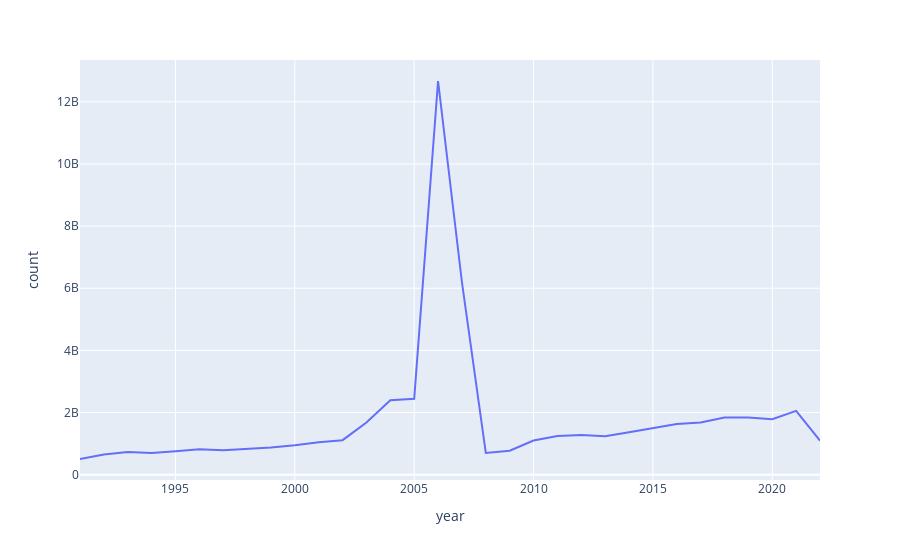

Notebook code for this chart:
### Code cell
# national rxs
sets = ['d91','d92','d93','d94','d95','d96','d97','d98','d99','d00','d01','d02','d03','d04','d05','d06','d07','d08','d09','d10','d11','d12','d13','d14','d15','d16','d17','d18','d19','d20','d21','d22',]

result = {}
result_index = 0
for ds in sets:
    loc_dict = {}
    query = f"SELECT SUM(number_of_prescriptions) FROM {ds} WHERE number_of_prescriptions != 0"
    df = pd.read_sql(query, conn)
    yr = int(ds[1:])
    if yr >= 90:
        year = yr+1900
        result[year] = df.iloc[0][0]
        # result[result_index] = loc_dict
        
        # result[year] = df.iloc[0][0]
        result_index+=1
    if yr < 90:
        year = yr+2000
        result[year] = df.iloc[0][0]
        # result[result_index] = loc_dict
        # result[year] = df.iloc[0][0]
        result_index+=1

# print(result)

loc = pd.DataFrame.from_dict(result, orient='index',
                       columns=['count'])

loc.reset_index(drop=False,names='year',inplace=True)

fig = px.line(loc, x='year', y='count')
fig.show()

### Figure 1 — Plotly figure (JSON) as saved in the notebook; plotly's stock layout.template omitted (floating-point values rounded to 4 significant figures)
{"data": [{"hovertemplate": "year=%{x}<br>count=%{y}<extra></extra>", "legendgroup": "", "line": {"color": "#636efa", "dash": "solid"}, "marker": {"symbol": "circle"}, "mode": "lines", "name": "", "orientation": "v", "showlegend": false, "type": "scatter", "x": [1991, 1992, 1993, 1994, 1995, 1996, 1997, 1998, 1999, 2000, 2001, 2002, 2003, 2004, 2005, 2006, 2007, 2008, 2009, 2010, 2011, 2012, 2013, 2014, 2015, 2016, 2017, 2018, 2019, 2020, 2021, 2022], "xaxis": "x", "y": [505463136, 651193342, 728642173, 697120973, 750938267, 819102998, 788058359, 836201850, 874403543, 949837806, 1046782663, 1111853142, 1681743714, 2395509792, 2445121971, 12670033395, 6193496970, 702048280, 770938255, 1100542850, 1245379512, 1279357819, 1237833243, 1366523372, 1503495049, 1635352621, 1682669041, 1841990494, 1843724534, 1782784168, 2056205291, 1096756405], "yaxis": "y"}], "layout": {"legend": {"tracegroupgap": 0}, "margin": {"t": 60}, "xaxis": {"anchor": "y", "domain": [0, 1], "title": {"text": "year"}}, "yaxis": {"anchor": "x", "domain": [0, 1], "title": {"text": "count"}}}}
